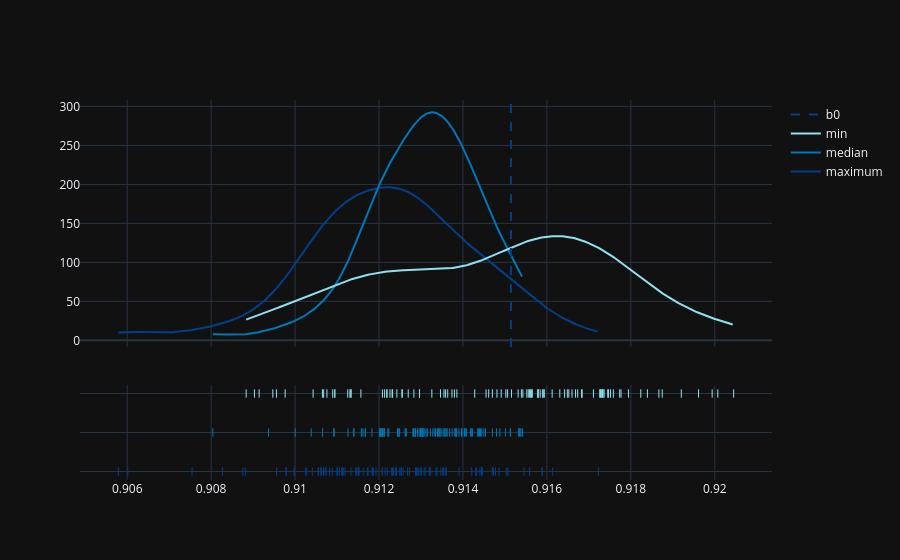

The notebook cell saved with this chart:
### Code cell
fig = ff.create_distplot(
    # hist_data=[
    #     # self values
    #     ((data['b0'].values.reshape(-1) + (7*(data['phi'].values.reshape(-1) + data['beta'].values.reshape(-1))))),
    #     ((data['b0'].values.reshape(-1) + (5*(data['phi'].values.reshape(-1) + data['beta'].values.reshape(-1))))),
    #     ((data['b0'].values.reshape(-1) + (1*(data['phi'].values.reshape(-1) + data['beta'].values.reshape(-1))))),
    #
    #     # other values
    #     ((data['b0'].values.reshape(-1) + (7*(data['beta'].values.reshape(-1))))),
    #     ((data['b0'].values.reshape(-1) + (5*(data['beta'].values.reshape(-1))))),
    #     ((data['b0'].values.reshape(-1) + (1*(data['beta'].values.reshape(-1))))),
    # ],
    hist_data=[
        # self values
        data['b0'].values.reshape(-1) + (max_val*data['phi'].values.reshape(-1)),
        data['b0'].values.reshape(-1) + (median_val*data['phi'].values.reshape(-1)),
        data['b0'].values.reshape(-1) + (min_val*data['phi'].values.reshape(-1)),

    ],
    group_labels=[
        'maximum', 'median', 'min',
    ],
    show_hist=False,
    colors=[
        # '#FF9F1C', '#FFBF69', '#CB997E',
        '#023E8A', '#0077B6', '#90E0EF',
    ]
)

# fig.add_vline(x=data['b0'].values.mean(), line_color='red', line_dash='dash', name='b0', showlegend=True, annotation=dict(hovertext=data['b0'].values.mean(),text=' ', ))

# fig.add_vline(x=data['b0'].values.mean(), line_color='#FF9F1C', line_dash='dash', name='b0', showlegend=True, annotation=dict(hovertext=data['b0'].values.mean(),text=' ', ))

fig.add_vline(x=data['b0'].values.mean(), line_color='#023E8A', line_dash='dash', name='b0', showlegend=True, annotation=dict(hovertext=data['b0'].values.mean(),text=' ', ))

fig.show()

### Figure 1 — Plotly figure (JSON) as saved in the notebook; plotly's stock layout.template omitted (floating-point values rounded to 4 significant figures; data arrays with more than 128 entries replaced by an {"elided": "..."} marker saying what was removed)
{"data": [{"legendgroup": "maximum", "marker": {"color": "#023E8A"}, "mode": "lines", "name": "maximum", "showlegend": true, "x": {"elided": "500 float values"}, "xaxis": "x", "y": {"elided": "500 float values"}, "yaxis": "y", "type": "scatter"}, {"legendgroup": "median", "marker": {"color": "#0077B6"}, "mode": "lines", "name": "median", "showlegend": true, "x": {"elided": "500 float values"}, "xaxis": "x", "y": {"elided": "500 float values"}, "yaxis": "y", "type": "scatter"}, {"legendgroup": "min", "marker": {"color": "#90E0EF"}, "mode": "lines", "name": "min", "showlegend": true, "x": {"elided": "500 float values"}, "xaxis": "x", "y": {"elided": "500 float values"}, "yaxis": "y", "type": "scatter"}, {"legendgroup": "maximum", "marker": {"color": "#023E8A", "symbol": "line-ns-open"}, "mode": "markers", "name": "maximum", "showlegend": false, "x": [0.9134, 0.913, 0.9135, 0.9124, 0.9117, 0.9103, 0.9135, 0.9129, 0.9113, 0.9121, 0.9107, 0.9112, 0.9118, 0.9144, 0.9115, 0.9107, 0.9139, 0.9122, 0.9111, 0.9125, 0.9111, 0.9115, 0.9115, 0.9106, 0.9148, 0.91, 0.9129, 0.9155, 0.9135, 0.9106, 0.9083, 0.9111, 0.906, 0.9131, 0.9123, 0.9136, 0.9132, 0.9123, 0.913, 0.9098, 0.9136, 0.9143, 0.9131, 0.9132, 0.9121, 0.9111, 0.9115, 0.9129, 0.9098, 0.9125, 0.9127, 0.9109, 0.9119, 0.9102, 0.9142, 0.9149, 0.9145, 0.9156, 0.9118, 0.9127, 0.9116, 0.9106, 0.9124, 0.9132, 0.9172, 0.9144, 0.911, 0.9107, 0.915, 0.9114, 0.9126, 0.9143, 0.9147, 0.9096, 0.9106, 0.9134, 0.9125, 0.9151, 0.9088, 0.9104, 0.9159, 0.9161, 0.9117, 0.9075, 0.911, 0.91, 0.9119, 0.9058, 0.9147, 0.9159, 0.9111, 0.9129, 0.9143, 0.9123, 0.9121, 0.9145, 0.9088, 0.9129, 0.9108, 0.9124], "xaxis": "x", "y": ["maximum", "maximum", "maximum", "maximum", "maximum", "maximum", "maximum", "maximum", "maximum", "maximum", "maximum", "maximum", "maximum", "maximum", "maximum", "maximum", "maximum", "maximum", "maximum", "maximum", "maximum", "maximum", "maximum", "maximum", "maximum", "maximum", "maximum", "maximum", "maximum", "maximum", "maximum", "maximum", "maximum", "maximum", "maximum", "maximum", "maximum", "maximum", "maximum", "maximum", "maximum", "maximum", "maximum", "maximum", "maximum", "maximum", "maximum", "maximum", "maximum", "maximum", "maximum", "maximum", "maximum", "maximum", "maximum", "maximum", "maximum", "maximum", "maximum", "maximum", "maximum", "maximum", "maximum", "maximum", "maximum", "maximum", "maximum", "maximum", "maximum", "maximum", "maximum", "maximum", "maximum", "maximum", "maximum", "maximum", "maximum", "maximum", "maximum", "maximum", "maximum", "maximum", "maximum", "maximum", "maximum", "maximum", "maximum", "maximum", "maximum", "maximum", "maximum", "maximum", "maximum", "maximum", "maximum", "maximum", "maximum", "maximum", "maximum", "maximum"], "yaxis": "y2", "type": "scatter"}, {"legendgroup": "median", "marker": {"color": "#0077B6", "symbol": "line-ns-open"}, "mode": "markers", "name": "median", "showlegend": false, "x": [0.9132, 0.9144, 0.9154, 0.9121, 0.9137, 0.9114, 0.9135, 0.9136, 0.9116, 0.913, 0.9125, 0.913, 0.9129, 0.9132, 0.9128, 0.913, 0.913, 0.9138, 0.9134, 0.9125, 0.9126, 0.913, 0.9128, 0.9126, 0.9153, 0.9133, 0.9144, 0.9144, 0.9148, 0.9122, 0.91, 0.912, 0.9107, 0.914, 0.9133, 0.912, 0.913, 0.9138, 0.914, 0.9121, 0.9151, 0.913, 0.9129, 0.9121, 0.9131, 0.9126, 0.9131, 0.9138, 0.9114, 0.9134, 0.9142, 0.9116, 0.914, 0.912, 0.9141, 0.9141, 0.9137, 0.9144, 0.9133, 0.9122, 0.9109, 0.912, 0.9118, 0.9124, 0.9151, 0.9142, 0.9109, 0.9117, 0.9149, 0.9113, 0.9136, 0.9154, 0.913, 0.9117, 0.9128, 0.9145, 0.9136, 0.9153, 0.9121, 0.9135, 0.915, 0.9145, 0.9136, 0.908, 0.9104, 0.9124, 0.9121, 0.9094, 0.9139, 0.9147, 0.9121, 0.9129, 0.9154, 0.9135, 0.9138, 0.9134, 0.9121, 0.9144, 0.914, 0.9142], "xaxis": "x", "y": ["median", "median", "median", "median", "median", "median", "median", "median", "median", "median", "median", "median", "median", "median", "median", "median", "median", "median", "median", "median", "median", "median", "median", "median", "median", "median", "median", "median", "median", "median", "median", "median", "median", "median", "median", "median", "median", "median", "median", "median", "median", "median", "median", "median", "median", "median", "median", "median", "median", "median", "median", "median", "median", "median", "median", "median", "median", "median", "median", "median", "median", "median", "median", "median", "median", "median", "median", "median", "median", "median", "median", "median", "median", "median", "median", "median", "median", "median", "median", "median", "median", "median", "median", "median", "median", "median", "median", "median", "median", "median", "median", "median", "median", "median", "median", "median", "median", "median", "median", "median"], "yaxis": "y2", "type": "scatter"}, {"legendgroup": "min", "marker": {"color": "#90E0EF", "symbol": "line-ns-open"}, "mode": "markers", "name": "min", "showlegend": false, "x": [0.913, 0.9173, 0.9192, 0.9116, 0.9178, 0.9136, 0.9135, 0.915, 0.9122, 0.9147, 0.9159, 0.9166, 0.9149, 0.9107, 0.9154, 0.9176, 0.9113, 0.9171, 0.9179, 0.9124, 0.9157, 0.9161, 0.9154, 0.9168, 0.9165, 0.9201, 0.9173, 0.9122, 0.9174, 0.9155, 0.9135, 0.9139, 0.9199, 0.9158, 0.9152, 0.9088, 0.9127, 0.9168, 0.9159, 0.9167, 0.9182, 0.9104, 0.9126, 0.9098, 0.9151, 0.9156, 0.9164, 0.9158, 0.9146, 0.9153, 0.9173, 0.913, 0.9184, 0.9156, 0.9137, 0.9125, 0.9121, 0.9121, 0.9163, 0.9113, 0.9096, 0.9148, 0.9107, 0.9109, 0.9109, 0.9138, 0.9108, 0.9136, 0.9146, 0.9109, 0.9156, 0.9175, 0.9095, 0.9159, 0.9173, 0.9167, 0.9156, 0.9158, 0.9187, 0.9196, 0.9133, 0.9113, 0.9173, 0.909, 0.9091, 0.9174, 0.9123, 0.9165, 0.9123, 0.9123, 0.9143, 0.9128, 0.9175, 0.9158, 0.9173, 0.9113, 0.9187, 0.9173, 0.9204, 0.9177], "xaxis": "x", "y": ["min", "min", "min", "min", "min", "min", "min", "min", "min", "min", "min", "min", "min", "min", "min", "min", "min", "min", "min", "min", "min", "min", "min", "min", "min", "min", "min", "min", "min", "min", "min", "min", "min", "min", "min", "min", "min", "min", "min", "min", "min", "min", "min", "min", "min", "min", "min", "min", "min", "min", "min", "min", "min", "min", "min", "min", "min", "min", "min", "min", "min", "min", "min", "min", "min", "min", "min", "min", "min", "min", "min", "min", "min", "min", "min", "min", "min", "min", "min", "min", "min", "min", "min", "min", "min", "min", "min", "min", "min", "min", "min", "min", "min", "min", "min", "min", "min", "min", "min", "min"], "yaxis": "y2", "type": "scatter"}], "layout": {"barmode": "overlay", "hovermode": "closest", "legend": {"traceorder": "reversed"}, "xaxis": {"anchor": "y2", "domain": [0.0, 1.0], "zeroline": false}, "yaxis": {"anchor": "free", "domain": [0.35, 1], "position": 0.0}, "yaxis2": {"anchor": "x", "domain": [0, 0.25], "dtick": 1, "showticklabels": false}, "shapes": [{"line": {"color": "#023E8A", "dash": "dash"}, "name": "b0", "showlegend": true, "type": "line", "x0": 0.9151, "x1": 0.9151, "xref": "x", "y0": 0, "y1": 1, "yref": "y domain"}], "annotations": [{"hovertext": "0.9151430504644347", "showarrow": false, "text": " ", "x": 0.9151, "xanchor": "left", "xref": "x", "y": 1, "yanchor": "top", "yref": "y domain"}]}}
